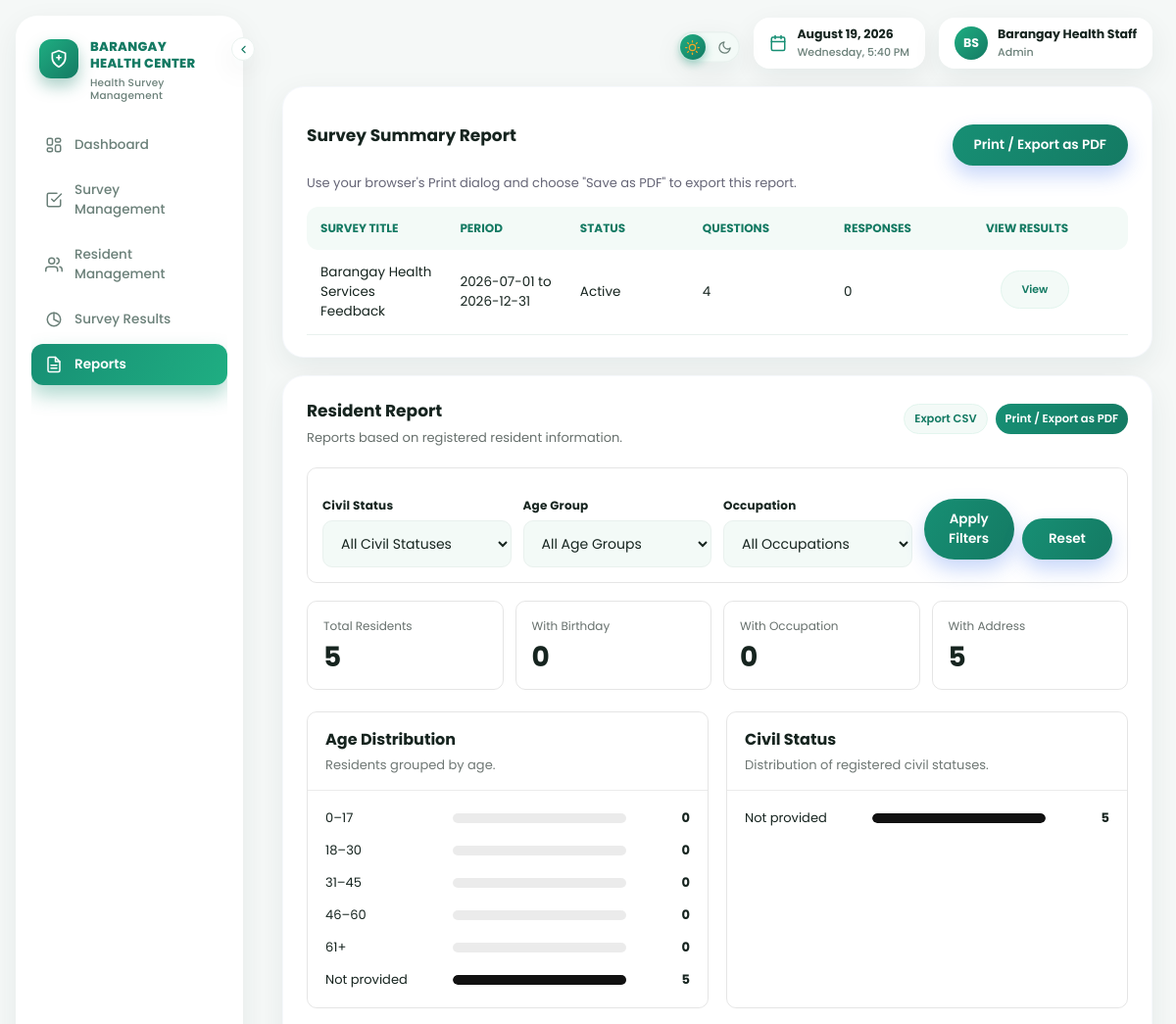
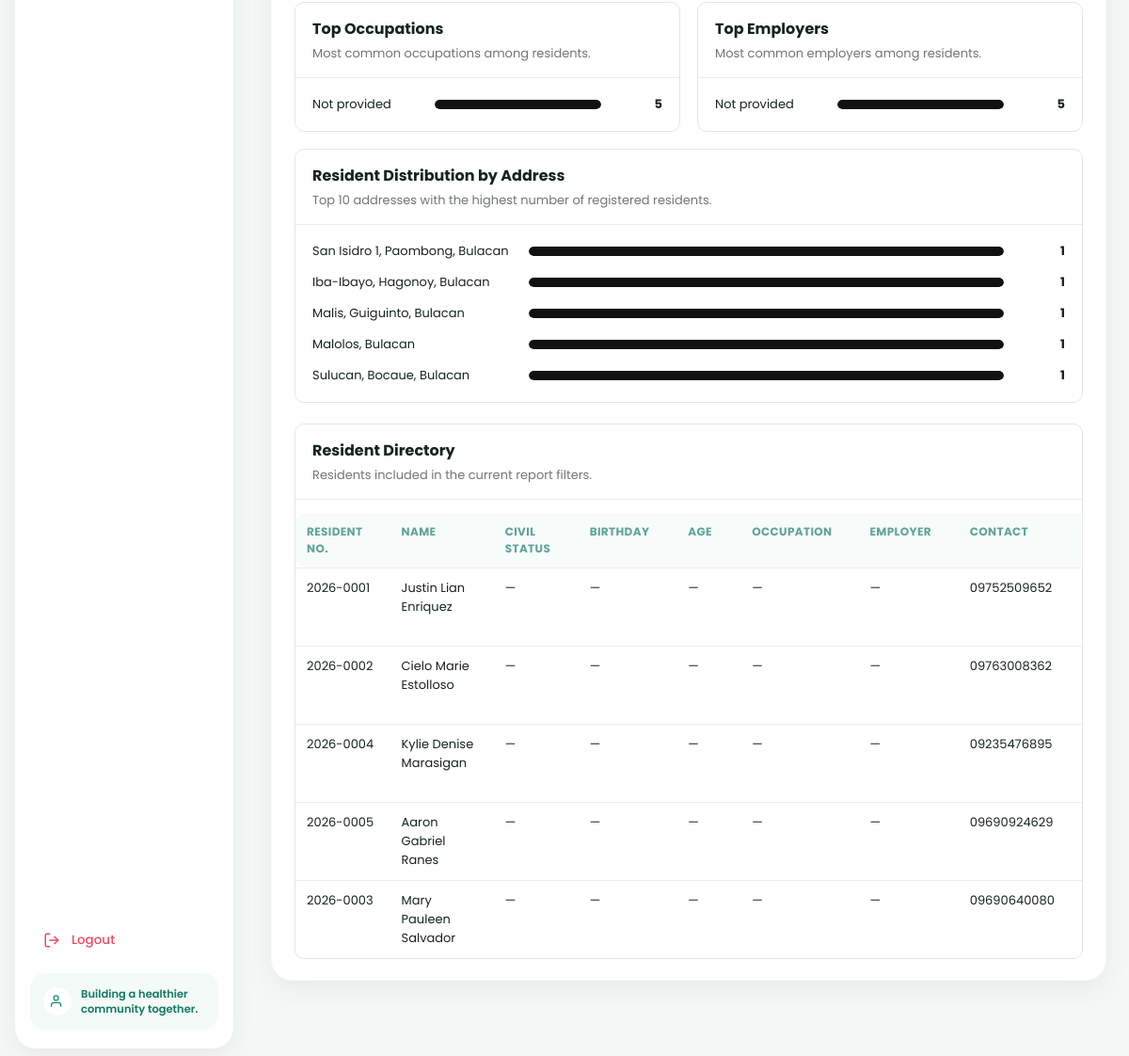
The app's page /staff/reports.php (signed in) with its own data (2 pictures, top to bottom).
### tables this page shows
CREATE TABLE IF NOT EXISTS surveys (

    survey_id INT AUTO_INCREMENT PRIMARY KEY,

    title VARCHAR(150) NOT NULL,

    description TEXT,

    created_by INT NOT NULL,

    start_date DATE NOT NULL,

    end_date DATE NOT NULL,

    status ENUM(
        'active',
        'inactive'
    ) DEFAULT 'active',

    created_at TIMESTAMP DEFAULT CURRENT_TIMESTAMP,

    CONSTRAINT fk_surveys_staff

        FOREIGN KEY (created_by)

        REFERENCES staff(staff_id)

);

CREATE TABLE IF NOT EXISTS residents (

    resident_id INT AUTO_INCREMENT PRIMARY KEY,

    resident_number VARCHAR(20) NOT NULL UNIQUE,

    first_name VARCHAR(50) NOT NULL,

    last_name VARCHAR(50) NOT NULL,

    middle_name VARCHAR(50),

    extension_name VARCHAR(10),

    gender ENUM(
        'Male',
        'Female'
    ) DEFAULT NULL,

    civil_status ENUM(
        'Single',
        'Married',
        'Widowed',
        'Separated',
        'Divorced'
    ) DEFAULT NULL,

    email VARCHAR(100),

    contact_number VARCHAR(20),

    address VARCHAR(150),

    birthday DATE DEFAULT NULL,

    age INT DEFAULT NULL,

    occupation VARCHAR(100),

    employer VARCHAR(100),

    employer_address VARCHAR(150),

    father_name VARCHAR(100),

    mother_name VARCHAR(100),

    spouse_name VARCHAR(100),

    spouse_occupation VARCHAR(100),

    spouse_employer VARCHAR(100),

    reference1_name VARCHAR(100),

    reference1_signature VARCHAR(100),

    reference2_name VARCHAR(100),

    reference2_signature VARCHAR(100),

    photo VARCHAR(255) DEFAULT NULL,

    status ENUM(
        'active',
        'archived'
    ) NOT NULL DEFAULT 'active',

    password VARCHAR(255) NOT NULL,

    is_first_login TINYINT(1) NOT NULL DEFAULT 1,

    created_at TIMESTAMP DEFAULT CURRENT_TIMESTAMP,

    updated_at TIMESTAMP
        DEFAULT CURRENT_TIMESTAMP
        ON UPDATE CURRENT_TIMESTAMP

);

### staff/reports.php (the view, shortened to what the rows shown need)
<?php
require_once __DIR__ . "/../includes/functions.php";
$reports = $conn->query("
    SELECT
        s.survey_id,
        s.title,
        s.start_date,
        s.end_date,
        s.status,
        (
            SELECT COUNT(*)
            FROM responses r
            WHERE r.survey_id = s.survey_id
        ) AS response_count,
        (
            SELECT COUNT(*)
            FROM survey_questions q
            WHERE q.survey_id = s.survey_id
        ) AS question_count
    FROM surveys s
    ORDER BY
        s.created_at DESC
");
function resident_report_escape($value)
{
    return e(
        $value === null
            ? ""
            : (string) $value
    );
}
$where = [
    "1 = 1"
];
$params = [];
$types = "";
$where_sql =
    implode(
        " AND ",
        $where
    );
function resident_report_query(
    $conn,
    $sql,
    $types = "",
    $params = []
) {
    $stmt =
        $conn->prepare(
            $sql
        );
    if (
        !$stmt->execute()
    ) {
        die("Unable to load resident report.");
    }
    return $stmt->get_result();
}
$civil_result =
    resident_report_query(
        $conn,
        "
            SELECT
                civil_status,
                COUNT(*) AS total
            FROM residents
            WHERE $where_sql
            GROUP BY
                civil_status
            ORDER BY
                total DESC
        ",
        $types,
        $params
    );
$occupation_result =
    resident_report_query(
        $conn,
        "
            SELECT
                occupation,
                COUNT(*) AS total
            FROM residents
            WHERE $where_sql
            GROUP BY
                occupation
            ORDER BY
                total DESC
            LIMIT 10
        ",
        $types,
        $params
    );
$employer_result =
    resident_report_query(
        $conn,
        "
            SELECT
                employer,
                COUNT(*) AS total
            FROM residents
            WHERE $where_sql
            GROUP BY
                employer
            ORDER BY
                total DESC
            LIMIT 10
        ",
        $types,
        $params
    );
$directory_result =
    resident_report_query(
        $conn,
        "
            SELECT
                resident_number,
                first_name,
                middle_name,
                last_name,
                extension_name,
                civil_status,
                birthday,
                age,
                occupation,
                employer,
                email,
                contact_number,
                address
            FROM residents
            WHERE $where_sql
            ORDER BY
                last_name ASC,
                first_name ASC
        ",
        $types,
        $params
    );
?>
<!DOCTYPE html>
<html lang="en">
<head>
    <link
        rel="stylesheet"
        href="../assets/css/style.css?v=<?= filemtime(__DIR__ . "/../assets/css/style.css") ?>">
</head>
<body>
    <div class="container">
        <div class="card">
            <div
                style="
            display:flex;
            justify-content:space-between;
            align-items:center;
            gap:15px;
        ">
                <h2>
                    Survey Summary Report
                </h2>
            </div>
            <div class="table-scroll">
                <table>
                    <tr>
                        <th>
                            Survey Title
                        </th>
                        <th>
                            Period
                        </th>
                        <th>
                            Status
                        </th>
                        <th>
                            Questions
                        </th>
                        <th>
                            Responses
                        </th>
                        <th class="no-print">
                            View Results
                        </th>
                    </tr>
                    <?php while (
                        $r =
                        $reports->fetch_assoc()
                    ): ?>
                        <tr>
                            <td>
                                <?= e(
                                    $r["title"]
                                ) ?>
                            </td>
                            <td>
                                <?= e(
                                    $r["start_date"]
                                ) ?>
                                to
                                <?= e(
                                    $r["end_date"]
                                ) ?>
                            </td>
                            <td>
                                <?= $r["status"] === "active"
                                    ? "Active"
                                    : "Inactive"
                                ?>
                            </td>
                            <td>
                                <?= (int)
                                $r["question_count"]
                                ?>
                            </td>
                            <td>
                                <?= (int)
                                $r["response_count"]
                                ?>
                            </td>
                            <td class="no-print">
                                <a
                                    class="btn btn-reports"
                                    href="results.php?survey_id=<?= (int) $r["survey_id"] ?>">
                                    View
                                </a>
                            </td>
                        </tr>
                    <?php endwhile; ?>
                </table>
            </div>
        </div>
        <div class="card">
            <div
                class="resident-reports-header">
                <div>
                    <h2>
                        Resident Report
                    </h2>
                </div>
            </div>
            <section
                class="resident-report-panel resident-report-panel-full">
                <div
                    class="resident-report-table-wrapper">
                    <table
                        class="resident-report-table">
                        <thead>
                            <tr>
                                <th>
                                    Resident No.
                                </th>
                                <th>
                                    Name
                                </th>
                                <th>
                                    Civil Status
                                </th>
                                <th>
                                    Birthday
                                </th>
                                <th>
                                    Age
                                </th>
                                <th>
                                    Occupation
                                </th>
                                <th>
                                    Employer
                                </th>
                                <th>
                                    Contact
                                </th>
                            </tr>
                        </thead>
                        <tbody>
                            <?php if (
                                $directory_result &&
                                $directory_result->num_rows > 0
                            ): ?>
                                <?php while (
                                    $resident =
                                    $directory_result->fetch_assoc()
                                ): ?>
                                    <?php
                                    $full_name =
                                        trim(
                                            $resident["first_name"] .
                                                " " .
                                                ($resident["middle_name"] ?? "") .
                                                " " .
                                                $resident["last_name"] .
                                                " " .
                                                ($resident["extension_name"] ?? "")
                                        );
                                    ?>
                                    <tr>
                                        <td>
                                            <?= resident_report_escape(
                                                $resident["resident_number"]
                                            ) ?>
                                        </td>
                                        <td>
                                            <?= resident_report_escape(
                                                $full_name
                                            ) ?>
                                        </td>
                                        <td>
                                            <?= !empty($resident["civil_status"])
                                                ? resident_report_escape(
                                                    $resident["civil_status"]
                                                )
                                                : "—"
                                            ?>
                                        </td>
                                        <td>
                                            <?php if (
                                                !empty($resident["birthday"])
                                            ): ?>
                                                <?= resident_report_escape(
                                                    date(
                                                        "M d, Y",
                                                        strtotime(
                                                            $resident["birthday"]
                                                        )
                                                    )
                                                ) ?>
                                            <?php else: ?>
                                                —
                                            <?php endif; ?>
                                        </td>
                                        <td>
                                            <?= (
                                                $resident["age"] !== null &&
                                                $resident["age"] !== ""
                                            )
                                                ? resident_report_escape(
                                                    $resident["age"]
                                                )
                                                : "—"
                                            ?>
                                        </td>
                                        <td>
                                            <?= !empty($resident["occupation"])
                                                ? resident_report_escape(
                                                    $resident["occupation"]
                                                )
                                                : "—"
                                            ?>
                                        </td>
                                        <td>
                                            <?= !empty($resident["employer"])
                                                ? resident_report_escape(
                                                    $resident["employer"]
                                                )
                                                : "—"
                                            ?>
                                        </td>
                                        <td>
                                            <?= !empty($resident["contact_number"])
                                                ? resident_report_escape(
                                                    $resident["contact_number"]
                                                )
                                                : "—"
                                            ?>
                                        </td>
                                    </tr>
                                <?php endwhile; ?>
                            <?php endif; ?>
                        </tbody>
                    </table>
                </div>
            </section>
        </div>
    </div>
</body>
</html>

### records on screen
surveys: title "Barangay Health Services Feedback", start_date "2026-07-01", end_date "2026-12-31", status "Active", question_count "4", response_count "0"
residents: resident_number "2026-0001", first_name+middle_name+last_name "Justin Lian Enriquez", contact_number "09752509652"
residents: resident_number "2026-0002", first_name+middle_name+last_name "Cielo Marie Estolloso", contact_number "09763008362"
residents: resident_number "2026-0004", first_name+middle_name+last_name "Kylie Denise Marasigan", contact_number "09235476895"
residents: resident_number "2026-0005", first_name+middle_name+last_name "Aaron Gabriel Ranes", contact_number "09690924629"
residents: resident_number "2026-0003", first_name+middle_name+last_name "Mary Pauleen Salvador", contact_number "09690640080"

### other values on screen
$staff_initials "BS"
$_SESSION["staff_name"] "Barangay Health Staff"
$_SESSION["staff_role"] "Admin"
